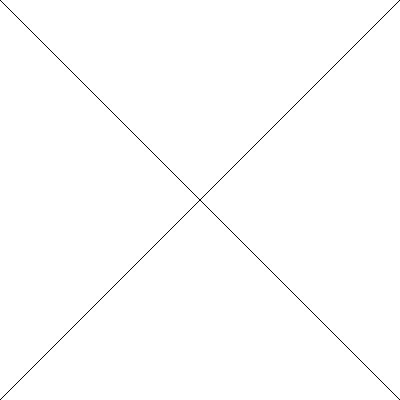
Frame 1 (no input)
Frame 60 (no input): identical to frame 1, image omitted
Frame 120 (the mouse pressed at the canvas centre since frame 60): identical to frame 1, image omitted

The p5.js sketch that drew this single still picture (run headless with seeded random() and noise() and a simulated clock; from frame 60 on, the mouse is pressed at the canvas centre):

// p5.js sketch
// ── sketch.js
function setup() {
  // eseguito una volta
  // put setup code here
  createCanvas(400, 400);
}

// https://p5js.org/reference/#/p5/ellipse

function draw() {
  // eseguito per sempre 

  line(0, 0, 400, 400);
  line(0, 400, 400, 0);

}



// ── cross.js
function setup() {
  // eseguito una volta
  // put setup code here
  createCanvas(400, 400);
}

// https://p5js.org/reference/#/p5/ellipse

function draw() {
  // eseguito continuamente

  line(0, 0, 400, 400);
  line(0, 400, 400, 0);

}



// ── pupazzo.js
function setup() {
  createCanvas(400, 400);
}

function draw() {
    ellipse(200, 300, 150, 150);
    ellipse(200, 200, 100, 100);
    ellipse(200, 140, 60, 60);
}



// ── smile.js
function setup() {
  // Eseguito una volta
  createCanvas(400, 400);
}

function draw() {

fill(255, 255, 0);
ellipse(200, 200, 300, 300);

fill(0, 0, 0);
ellipse(150, 150, 30, 30);
ellipse(250, 150, 30, 30);

line(170, 250, 230, 250);

}
// face
